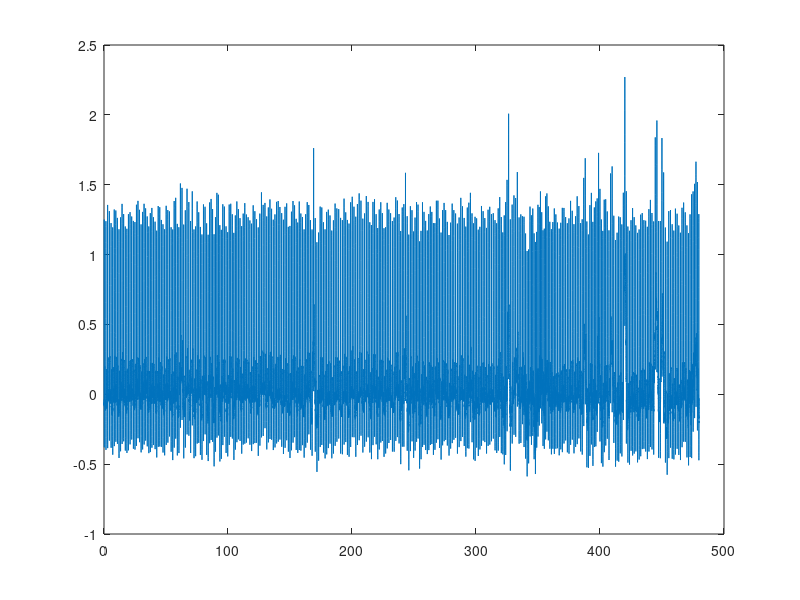

Here is the MATLAB script that generated this plot: (Note: this script raises an error after producing the figure.)
function [] = HW2()
    % Read Data
    load ECG_1.mat ECG Fs;

    prominance_vals = [1, 0.5, 0.9, 0.8, 0.7, 0.9, 0.5, 0.3, 0.8, 0.6, 0.5, 0.6];

    for i = 1:12
        %% Init data for current sample %%
        fprintf("Sample %d\n", i);
        patient_ECG = ECG(i, :);
        data_len = size(patient_ECG, 2);

        %% Sample the data in seconds %%
        fprintf("Displaying data in seconds...\n")
        patient_ECG_y_sec = 0 : (1/Fs) : fix(data_len/Fs);
        plot(patient_ECG_y_sec, patient_ECG);
        fprintf("Press any key to continue...\n")
        pause

        %% Get and sample data in minutes
        samples_per_min = Fs * 60;
        current_sample = 1;
        patient_ECG_min = [];
        
        j = 1;
        % Calculate the HR of a patient every minute
        while current_sample < data_len 
            patient_hr_minute = patient_ECG(current_sample : (current_sample + samples_per_min));
            hr = getheartbeat(patient_hr_minute, prominance_vals(i));
            patient_ECG_min(j) = hr;
            fprintf("Patient heartrate at %d minute(s): %d\n", fix(current_sample / samples_per_min) + 1, hr);
            current_sample = current_sample + samples_per_min;
            j = j + 1;
        end

        % Display the data
        patient_ECG_y_min = 1 : fix(data_len/samples_per_min);
        disp(mean(patient_ECG_min));
        plot(patient_ECG_y_min, patient_ECG_min);
        fprintf("Displaying patient heart rate in minutes...\n")
        fprintf("Press any key to continue...\n")
        pause

        %% Calculate hr variability per min

        patient_ECG_min_variability = [];
        f = abs(diff(patient_ECG_min));
        disp(f)
        for j = 2:size(patient_ECG_min, 2)
            patient_ECG_min_variability(j - 1) = abs(patient_ECG_min(j - 1) - patient_ECG_min(j));
        end
        disp(mean(patient_ECG_min_variability));
        plot(patient_ECG_min_variability);
        fprintf("Displaying heart rate variability in minutes...\n")
        fprintf("Press any key to continue...\n")
        pause
    end
end
